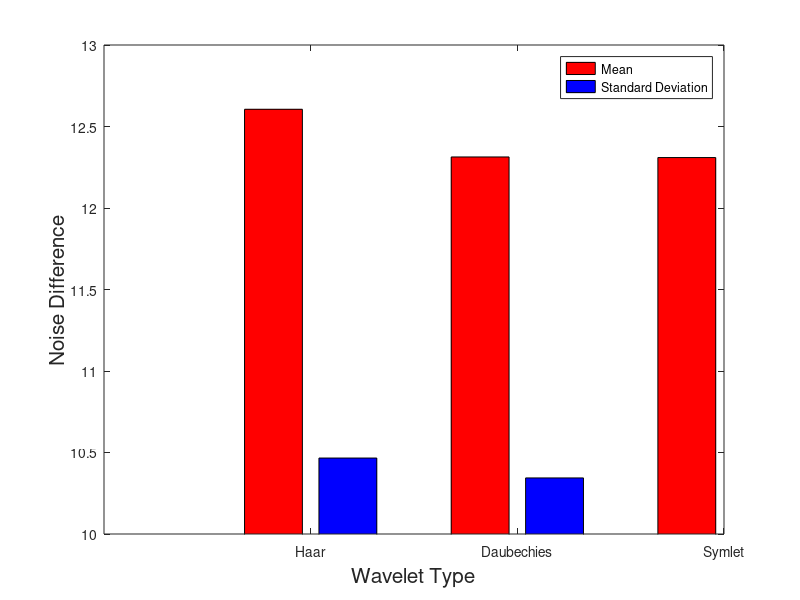

This figure's MATLAB source:
clear all
clc
X = [ 1; 2; 3 ];
Y = [ 12.605782027777778 10.465995628507235 ; ...
      12.313169750000000 10.344026902942396 ; ...
      12.309499652777777 10.337651713568297 ; ...
    ];


Z = bar(X,Y);
set(Z(1), 'Facecolor','r')
set(Z(2), 'Facecolor','b')
xticks(1:3);
xticklabels({'Haar','Daubechies','Symlet'});
xlabel( 'Wavelet Type', 'FontSize',15 )
ylabel( 'Noise Difference','FontSize',15 )
legend({'Mean', 'Standard Deviation'});
axis([0, 3, 10, 13]);